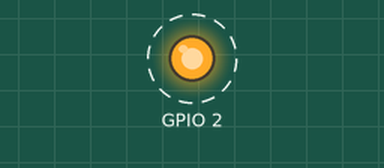
This sketch was run on a simulated ESP32. Parts: output pins drawn as LEDs (lit = HIGH). Dashed ring = blinking. What the sketch prints to the serial monitor is not drawn.

Above: at 0.2 s.
Timing chart, 0 to 3.0 s (numbered marks = the images above):
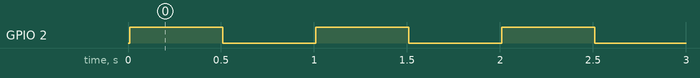

Measured:
- by itself, GPIO 2: alternates HIGH for 0.50 s and LOW for 0.50 s

The sketch:

CheckFlashConfig.ino
```cpp
/*
  ESP8266 CheckFlashConfig by Markus Sattler

  This sketch tests if the EEPROM settings of the IDE match to the Hardware

*/

void setup(void) {
  pinMode(LED_BUILTIN, OUTPUT);  // Initialize the LED_BUILTIN pin as an output
  digitalWrite(LED_BUILTIN, LOW);
  Serial.begin(115200);
  while (!Serial)
    ;
}

int count;
void loop() {

  uint32_t realSize = ESP.getFlashChipRealSize();
  uint32_t ideSize = ESP.getFlashChipSize();
  FlashMode_t ideMode = ESP.getFlashChipMode();

  Serial.println(count++);
  Serial.printf("Flash real id:   %08X\n", ESP.getFlashChipId());
  Serial.printf("Flash real size: %u bytes\n", realSize);

  Serial.printf("Flash ide  size: %u bytes\n", ideSize);
  Serial.printf("Flash ide speed: %u Hz\n", ESP.getFlashChipSpeed());
  Serial.printf("Flash ide mode:  %s\n", (ideMode == FM_QIO ? "QIO" : ideMode == FM_QOUT ? "QOUT"
                                                                    : ideMode == FM_DIO  ? "DIO"
                                                                    : ideMode == FM_DOUT ? "DOUT"
                                                                                         : "UNKNOWN"));

  if (ideSize != realSize) {
    Serial.println("Flash Chip configuration wrong!\n");
  } else {
    Serial.println("Flash Chip configuration ok.\n");
  }

  for (int x=0; x < 10; x++)
  {
    digitalWrite(LED_BUILTIN, digitalRead(LED_BUILTIN)?LOW:HIGH); // toggle LED
    delay(500);
  }
}
```
